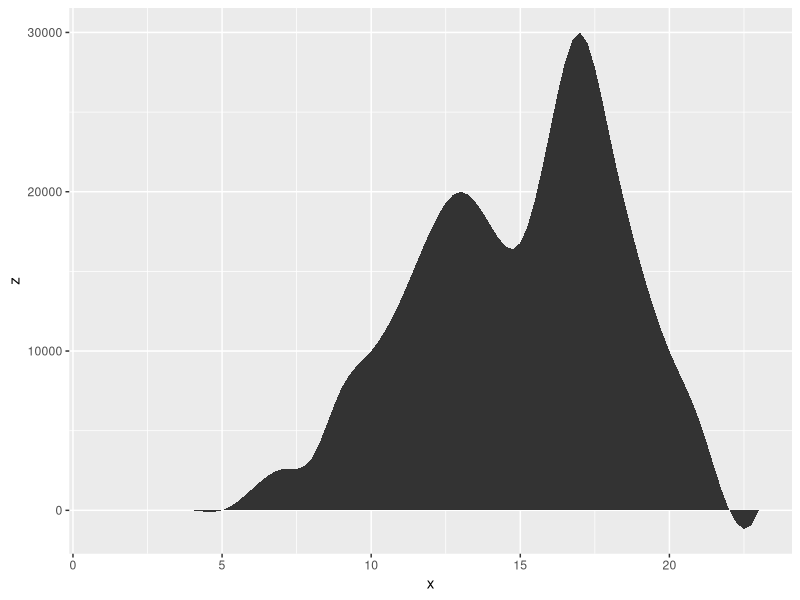

The R source for this figure:


library(dplyr)
library(ggplot2)

x=seq(1,23)
y=c(	0,	0,	0,	0,	0,	1329,	2579,	3246,	7658,	10000,	13245,	17598,	20000,	17893,	16783,	23879,	30000,	23478,	15678,	10000,	5673,	46,	32)

inter_pt=3
tot_pt=inter_pt*22+23

z=spline(x = x,y = y,n = tot_pt,method = "fmm")$y

dat=data.frame(x=seq(1,23,1/(1+inter_pt)),
               z=z)

p=ggplot(data = dat) +
  geom_area(aes(x = x,y = z))

p
